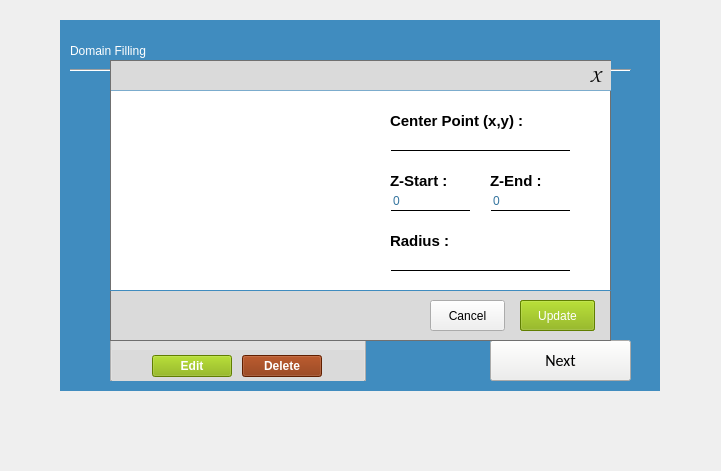
  <widget class="QWidget" name="Sixth_widget" native="true">
   <property name="geometry">
    <rect>
     <x>260</x>
     <y>130</y>
     <width>721</width>
     <height>471</height>
    </rect>
   </property>
   <widget class="QWidget" name="frame_10" native="true">
    <property name="geometry">
     <rect>
      <x>60</x>
      <y>20</y>
      <width>600</width>
      <height>371</height>
     </rect>
    </property>
    <property name="styleSheet">
     <string notr="true">#frame_10{
border: none;
background-color: rgb(64, 140, 191);

}</string>
    </property>
    <widget class="QLabel" name="label_37">
     <property name="geometry">
      <rect>
       <x>10</x>
       <y>10</y>
       <width>141</width>
       <height>41</height>
      </rect>
     </property>
     <property name="styleSheet">
      <string notr="true">font: 14pt &quot;Ubuntu&quot;;
color: #fff;</string>
     </property>
     <property name="text">
      <string>Domain Filling</string>
     </property>
    </widget>
    <widget class="Line" name="hrLine3_3">
     <property name="geometry">
      <rect>
       <x>10</x>
       <y>40</y>
       <width>561</width>
       <height>21</height>
      </rect>
     </property>
     <property name="styleSheet">
      <string notr="true">color: rgb(186, 189, 182);
</string>
     </property>
     <property name="orientation">
      <enum>Qt::Horizontal</enum>
     </property>
    </widget>
    <widget class="QComboBox" name="pDropdown_3">
     <property name="geometry">
      <rect>
       <x>410</x>
       <y>150</y>
       <width>141</width>
       <height>31</height>
      </rect>
     </property>
     <property name="font">
      <font>
       <family>Ubuntu</family>
       <pointsize>12</pointsize>
       <weight>50</weight>
       <italic>false</italic>
       <bold>false</bold>
      </font>
     </property>
     <property name="focusPolicy">
      <enum>Qt::WheelFocus</enum>
     </property>
     <property name="styleSheet">
      <string notr="true">font: 12pt &quot;Ubuntu&quot;;
background-color: rgb(238, 238, 236);
color : black;</string>
     </property>
     <property name="maxVisibleItems">
      <number>20</number>
     </property>
     <property name="minimumContentsLength">
      <number>1</number>
     </property>
     <property name="placeholderText">
      <string/>
     </property>
    </widget>
    <widget class="QLabel" name="label_38">
     <property name="geometry">
      <rect>
       <x>330</x>
       <y>100</y>
       <width>81</width>
       <height>31</height>
      </rect>
     </property>
     <property name="font">
      <font>
       <family>Ubuntu</family>
       <pointsize>11</pointsize>
       <weight>75</weight>
       <italic>false</italic>
       <bold>true</bold>
      </font>
     </property>
     <property name="styleSheet">
      <string notr="true">color : #fff;</string>
     </property>
     <property name="text">
      <string>SHAPE   :</string>
     </property>
    </widget>
    <widget class="QComboBox" name="shape">
     <property name="geometry">
      <rect>
       <x>410</x>
       <y>100</y>
       <width>141</width>
       <height>31</height>
      </rect>
     </property>
     <property name="font">
      <font>
       <family>Ubuntu</family>
       <pointsize>11</pointsize>
       <weight>50</weight>
       <italic>false</italic>
       <bold>false</bold>
      </font>
     </property>
     <property name="styleSheet">
      <string notr="true">color: black;
background-color: rgb(238, 238, 236);</string>
     </property>
     <item>
      <property name="text">
       <string>Cube</string>
      </property>
     </item>
     <item>
      <property name="text">
       <string>Cylinder</string>
      </property>
     </item>
     <item>
      <property name="text">
       <string>Ellipse</string>
      </property>
     </item>
     <item>
      <property name="text">
       <string>Sphere</string>
      </property>
     </item>
    </widget>
    <widget class="QLabel" name="label_39">
     <property name="geometry">
      <rect>
       <x>330</x>
       <y>150</y>
       <width>81</width>
       <height>31</height>
      </rect>
     </property>
     <property name="font">
      <font>
       <family>Ubuntu</family>
       <pointsize>11</pointsize>
       <weight>75</weight>
       <italic>false</italic>
       <bold>true</bold>
      </font>
     </property>
     <property name="styleSheet">
      <string notr="true">color : #fff;</string>
     </property>
     <property name="text">
      <string>PHASE   :</string>
     </property>
    </widget>
    <widget class="QPushButton" name="addShape">
     <property name="geometry">
      <rect>
       <x>360</x>
       <y>210</y>
       <width>161</width>
       <height>31</height>
      </rect>
     </property>
     <property name="font">
      <font>
       <family>Ubuntu</family>
       <pointsize>10</pointsize>
       <weight>50</weight>
       <italic>false</italic>
       <bold>false</bold>
      </font>
     </property>
     <property name="styleSheet">
      <string notr="true">background-color: rgb(225, 225, 225);</string>
     </property>
     <property name="text">
      <string/>
     </property>
    </widget>
    <widget class="QListWidget" name="ShapeList">
     <property name="geometry">
      <rect>
       <x>50</x>
       <y>70</y>
       <width>256</width>
       <height>291</height>
      </rect>
     </property>
     <property name="font">
      <font>
       <family>Ubuntu</family>
       <pointsize>11</pointsize>
       <italic>false</italic>
      </font>
     </property>
     <property name="styleSheet">
      <string notr="true">background-color: rgb(225, 225, 225);</string>
     </property>
    </widget>
    <widget class="QWidget" name="widget_2" native="true">
     <property name="geometry">
      <rect>
       <x>52</x>
       <y>330</y>
       <width>252</width>
       <height>31</height>
      </rect>
     </property>
     <property name="styleSheet">
      <string notr="true">background-color:rgb(218, 218, 218)</string>
     </property>
     <widget class="QPushButton" name="shapeedit">
      <property name="geometry">
       <rect>
        <x>40</x>
        <y>5</y>
        <width>80</width>
        <height>22</height>
       </rect>
      </property>
      <property name="font">
       <font>
        <family>Ubuntu</family>
        <pointsize>9</pointsize>
        <weight>75</weight>
        <italic>false</italic>
        <bold>true</bold>
       </font>
      </property>
      <property name="cursor">
       <cursorShape>PointingHandCursor</cursorShape>
      </property>
      <property name="styleSheet">
       <string notr="true">background-color: rgb(134, 177, 1);
color: rgb(255, 255, 255);</string>
      </property>
      <property name="text">
       <string>Edit</string>
      </property>
     </widget>
     <widget class="QPushButton" name="shapedelete">
      <property name="geometry">
       <rect>
        <x>130</x>
        <y>5</y>
        <width>80</width>
        <height>22</height>
       </rect>
      </property>
      <property name="font">
       <font>
        <family>Ubuntu</family>
        <pointsize>9</pointsize>
        <weight>75</weight>
        <italic>false</italic>
        <bold>true</bold>
       </font>
      </property>
      <property name="cursor">
       <cursorShape>PointingHandCursor</cursorShape>
      </property>
      <property name="styleSheet">
       <string notr="true">background-color: rgb(135, 44, 0);
color: rgb(255, 255, 255);</string>
      </property>
      <property name="text">
       <string>Delete</string>
      </property>
     </widget>
    </widget>
    <widget class="QWidget" name="shapeframe" native="true">
     <property name="geometry">
      <rect>
       <x>50</x>
       <y>40</y>
       <width>501</width>
       <height>281</height>
      </rect>
     </property>
     <property name="font">
      <font>
       <weight>50</weight>
       <italic>false</italic>
       <bold>false</bold>
      </font>
     </property>
     <property name="styleSheet">
      <string notr="true">#shapeframe{
background-color: rgb(255, 255, 255);
border : 1px solid rgb(112, 112, 112);
}</string>
     </property>
     <widget class="QWidget" name="widget_3" native="true">
      <property name="geometry">
       <rect>
        <x>0</x>
        <y>230</y>
        <width>501</width>
        <height>51</height>
       </rect>
      </property>
      <property name="styleSheet">
       <string notr="true">#widget_3{
background-color: rgb(218, 218, 218);
border : 1px solid rgb(112, 112, 112);
border-top-color: rgb(64, 140, 191);
}</string>
      </property>
      <widget class="QPushButton" name="shapeSave">
       <property name="geometry">
        <rect>
         <x>410</x>
         <y>10</y>
         <width>75</width>
         <height>31</height>
        </rect>
       </property>
       <property name="styleSheet">
        <string notr="true">color: rgb(255, 255, 255);
background-color: rgb(134, 177, 1);</string>
       </property>
       <property name="text">
        <string>Save</string>
       </property>
      </widget>
      <widget class="QPushButton" name="shapeCancel">
       <property name="geometry">
        <rect>
         <x>320</x>
         <y>10</y>
         <width>75</width>
         <height>31</height>
        </rect>
       </property>
       <property name="styleSheet">
        <string notr="true">background-color: rgb(240, 240, 240);</string>
       </property>
       <property name="text">
        <string>Cancel</string>
       </property>
      </widget>
      <widget class="QLabel" name="shapeframe_error">
       <property name="geometry">
        <rect>
         <x>20</x>
         <y>15</y>
         <width>291</width>
         <height>21</height>
        </rect>
       </property>
       <property name="font">
        <font>
         <family>Ubuntu</family>
         <pointsize>10</pointsize>
        </font>
       </property>
       <property name="text">
        <string/>
       </property>
      </widget>
      <widget class="QPushButton" name="shapeUpdate">
       <property name="geometry">
        <rect>
         <x>410</x>
         <y>10</y>
         <width>75</width>
         <height>31</height>
        </rect>
       </property>
       <property name="styleSheet">
        <string notr="true">color: rgb(255, 255, 255);
background-color: rgb(134, 177, 1);</string>
       </property>
       <property name="text">
        <string>Update</string>
       </property>
      </widget>
     </widget>
     <widget class="QWidget" name="widget_4" native="true">
      <property name="geometry">
       <rect>
        <x>0</x>
        <y>0</y>
        <width>521</width>
        <height>31</height>
       </rect>
      </property>
      <property name="styleSheet">
       <string notr="true">#widget_4{
background-color: rgb(218, 218, 218);
border : 1px solid rgb(112, 112, 112);
border-bottom-color: rgb(124, 172, 205);
}</string>
      </property>
      <widget class="QPushButton" name="shapeframeclose">
       <property name="geometry">
        <rect>
         <x>470</x>
         <y>0</y>
         <width>31</width>
         <height>31</height>
        </rect>
       </property>
       <property name="font">
        <font>
         <family>Comic Sans MS</family>
         <pointsize>14</pointsize>
         <weight>50</weight>
         <bold>false</bold>
        </font>
       </property>
       <property name="styleSheet">
        <string notr="true">#shapeframeclose{
background-color: none;
border:none;
color: rgb(0, 0, 0);
}

#shapeframeclose::hover{
color: rgb(255, 255, 255);
background-color: rgb(135, 44, 0);
}</string>
       </property>
       <property name="text">
        <string>X</string>
       </property>
      </widget>
      <widget class="QLabel" name="shapeFrameTitle">
       <property name="geometry">
        <rect>
         <x>20</x>
         <y>5</y>
         <width>271</width>
         <height>21</height>
        </rect>
       </property>
       <property name="font">
        <font>
         <family>Ubuntu</family>
         <pointsize>11</pointsize>
         <weight>50</weight>
         <bold>false</bold>
        </font>
       </property>
       <property name="text">
        <string/>
       </property>
      </widget>
     </widget>
     <widget class="QWidget" name="fillCUBE" native="true">
      <property name="geometry">
       <rect>
        <x>9</x>
        <y>39</y>
        <width>481</width>
        <height>181</height>
       </rect>
      </property>
      <property name="styleSheet">
       <string notr="true">background-color: rgb(255, 255, 255);</string>
      </property>
      <widget class="QLabel" name="label_26">
       <property name="geometry">
        <rect>
         <x>270</x>
         <y>20</y>
         <width>141</width>
         <height>21</height>
        </rect>
       </property>
       <property name="font">
        <font>
         <family>Ubuntu</family>
         <pointsize>11</pointsize>
         <weight>75</weight>
         <bold>true</bold>
        </font>
       </property>
       <property name="text">
        <string>Start Point (x,y,z) :</string>
       </property>
      </widget>
      <widget class="QLineEdit" name="cube_start">
       <property name="geometry">
        <rect>
         <x>270</x>
         <y>50</y>
         <width>181</width>
         <height>21</height>
        </rect>
       </property>
       <property name="font">
        <font>
         <family>Ubuntu</family>
         <pointsize>9</pointsize>
        </font>
       </property>
       <property name="styleSheet">
        <string notr="true">border : 1px solid #ffffff;
color: rgb(53, 117, 159);
border-bottom-color: rgb(0, 0, 0);</string>
       </property>
      </widget>
      <widget class="QLabel" name="label_40">
       <property name="geometry">
        <rect>
         <x>270</x>
         <y>100</y>
         <width>141</width>
         <height>21</height>
        </rect>
       </property>
       <property name="font">
        <font>
         <family>Ubuntu</family>
         <pointsize>11</pointsize>
         <weight>75</weight>
         <bold>true</bold>
        </font>
       </property>
       <property name="text">
        <string>End Point (x,y,z) :</string>
       </property>
      </widget>
      <widget class="QLineEdit" name="cube_end">
       <property name="geometry">
        <rect>
         <x>270</x>
         <y>130</y>
         <width>181</width>
         <height>21</height>
        </rect>
       </property>
       <property name="font">
        <font>
         <family>Ubuntu</family>
         <pointsize>9</pointsize>
        </font>
       </property>
       <property name="styleSheet">
        <string notr="true">border : 1px solid #ffffff;
color: rgb(53, 117, 159);
border-bottom-color: rgb(0, 0, 0);</string>
       </property>
      </widget>
      <widget class="QLabel" name="cubeIcon">
       <property name="geometry">
        <rect>
         <x>40</x>
         <y>0</y>
         <width>201</width>
         <height>181</height>
        </rect>
       </property>
       <property name="text">
        <string/>
       </property>
      </widget>
     </widget>
     <widget class="QWidget" name="fillCYLINDER" native="true">
      <property name="geometry">
       <rect>
        <x>10</x>
        <y>40</y>
        <width>481</width>
        <height>181</height>
       </rect>
      </property>
      <property name="styleSheet">
       <string notr="true">background-color: rgb(255, 255, 255);</string>
      </property>
      <widget class="QLabel" name="label_45">
       <property name="geometry">
        <rect>
         <x>270</x>
         <y>10</y>
         <width>141</width>
         <height>21</height>
        </rect>
       </property>
       <property name="font">
        <font>
         <family>Ubuntu</family>
         <pointsize>11</pointsize>
         <weight>75</weight>
         <bold>true</bold>
        </font>
       </property>
       <property name="text">
        <string>Center Point (x,y) :</string>
       </property>
      </widget>
      <widget class="QLineEdit" name="cylinder_center">
       <property name="geometry">
        <rect>
         <x>270</x>
         <y>30</y>
         <width>181</width>
         <height>21</height>
        </rect>
       </property>
       <property name="font">
        <font>
         <family>Ubuntu</family>
         <pointsize>9</pointsize>
        </font>
       </property>
       <property name="styleSheet">
        <string notr="true">border : 1px solid #ffffff;
color: rgb(53, 117, 159);
border-bottom-color: rgb(0, 0, 0);</string>
       </property>
      </widget>
      <widget class="QLabel" name="label_46">
       <property name="geometry">
        <rect>
         <x>270</x>
         <y>130</y>
         <width>141</width>
         <height>21</height>
        </rect>
       </property>
       <property name="font">
        <font>
         <family>Ubuntu</family>
         <pointsize>11</pointsize>
         <weight>75</weight>
         <bold>true</bold>
        </font>
       </property>
       <property name="text">
        <string>Radius :</string>
       </property>
      </widget>
      <widget class="QLineEdit" name="cylinder_radius">
       <property name="geometry">
        <rect>
         <x>270</x>
         <y>150</y>
         <width>181</width>
         <height>21</height>
        </rect>
       </property>
       <property name="font">
        <font>
         <family>Ubuntu</family>
         <pointsize>9</pointsize>
        </font>
       </property>
       <property name="styleSheet">
        <string notr="true">border : 1px solid #ffffff;
color: rgb(53, 117, 159);
border-bottom-color: rgb(0, 0, 0);</string>
       </property>
      </widget>
      <widget class="QLabel" name="label_47">
       <property name="geometry">
        <rect>
         <x>270</x>
         <y>70</y>
         <width>81</width>
         <height>21</height>
        </rect>
       </property>
       <property name="font">
        <font>
         <family>Ubuntu</family>
         <pointsize>11</pointsize>
         <weight>75</weight>
         <bold>true</bold>
        </font>
       </property>
       <property name="text">
        <string>Z-Start :</string>
       </property>
      </widget>
      <widget class="QLineEdit" name="cylinder_zstart">
       <property name="geometry">
        <rect>
         <x>270</x>
         <y>90</y>
         <width>81</width>
         <height>21</height>
        </rect>
       </property>
       <property name="font">
        <font>
         <family>Ubuntu</family>
         <pointsize>9</pointsize>
        </font>
       </property>
       <property name="styleSheet">
        <string notr="true">border : 1px solid #ffffff;
color: rgb(53, 117, 159);
border-bottom-color: rgb(0, 0, 0);</string>
       </property>
       <property name="text">
        <string>0</string>
       </property>
      </widget>
      <widget class="QLineEdit" name="cylinder_zend">
       <property name="geometry">
        <rect>
         <x>370</x>
         <y>90</y>
         <width>81</width>
         <height>21</height>
        </rect>
       </property>
       <property name="font">
        <font>
         <family>Ubuntu</family>
         <pointsize>9</pointsize>
        </font>
       </property>
       <property name="styleSheet">
        <string notr="true">border : 1px solid #ffffff;
color: rgb(53, 117, 159);
border-bottom-color: rgb(0, 0, 0);</string>
       </property>
       <property name="text">
        <string>0</string>
       </property>
      </widget>
      <widget class="QLabel" name="label_48">
       <property name="geometry">
        <rect>
         <x>370</x>
         <y>70</y>
         <width>81</width>
         <height>21</height>
        </rect>
       </property>
       <property name="font">
        <font>
         <family>Ubuntu</family>
         <pointsize>11</pointsize>
         <weight>75</weight>
         <bold>true</bold>
        </font>
       </property>
       <property name="text">
        <string>Z-End :</string>
       </property>
      </widget>
      <widget class="QLabel" name="cylinderIcon">
       <property name="geometry">
        <rect>
         <x>10</x>
         <y>0</y>
         <width>251</width>
         <height>181</height>
        </rect>
       </property>
       <property name="text">
        <string/>
       </property>
      </widget>
     </widget>
     <widget class="QWidget" name="fillELLIPSE" native="true">
      <property name="geometry">
       <rect>
        <x>10</x>
        <y>40</y>
        <width>481</width>
        <height>181</height>
       </rect>
      </property>
      <property name="styleSheet">
       <string notr="true">background-color: rgb(255, 255, 255);</string>
      </property>
      <widget class="QLabel" name="label_49">
       <property name="geometry">
        <rect>
         <x>270</x>
         <y>10</y>
         <width>141</width>
         <height>21</height>
        </rect>
       </property>
       <property name="font">
        <font>
         <family>Ubuntu</family>
         <pointsize>11</pointsize>
         <weight>75</weight>
         <bold>true</bold>
        </font>
       </property>
       <property name="text">
        <string>Center Point (x,y) :</string>
       </property>
      </widget>
      <widget class="QLineEdit" name="ellipse_center">
       <property name="geometry">
        <rect>
         <x>270</x>
         <y>30</y>
         <width>191</width>
         <height>21</height>
        </rect>
       </property>
       <property name="font">
        <font>
         <family>Ubuntu</family>
         <pointsize>9</pointsize>
        </font>
       </property>
       <property name="styleSheet">
        <string notr="true">border : 1px solid #ffffff;
color: rgb(53, 117, 159);
border-bottom-color: rgb(0, 0, 0);</string>
       </property>
      </widget>
      <widget class="QLabel" name="label_50">
       <property name="geometry">
        <rect>
         <x>270</x>
         <y>130</y>
         <width>191</width>
         <height>21</height>
        </rect>
       </property>
       <property name="font">
        <font>
         <family>Ubuntu</family>
         <pointsize>11</pointsize>
         <weight>75</weight>
         <bold>true</bold>
        </font>
       </property>
       <property name="text">
        <string>Rotation Angle Degree :</string>
       </property>
      </widget>
      <widget class="QLineEdit" name="ellipse_rotation">
       <property name="geometry">
        <rect>
         <x>270</x>
         <y>150</y>
         <width>191</width>
         <height>21</height>
        </rect>
       </property>
       <property name="font">
        <font>
         <family>Ubuntu</family>
         <pointsize>9</pointsize>
        </font>
       </property>
       <property name="styleSheet">
        <string notr="true">border : 1px solid #ffffff;
color: rgb(53, 117, 159);
border-bottom-color: rgb(0, 0, 0);</string>
       </property>
      </widget>
      <widget class="QLabel" name="label_51">
       <property name="geometry">
        <rect>
         <x>270</x>
         <y>70</y>
         <width>91</width>
         <height>21</height>
        </rect>
       </property>
       <property name="font">
        <font>
         <family>Ubuntu</family>
         <pointsize>11</pointsize>
         <weight>75</weight>
         <bold>true</bold>
        </font>
       </property>
       <property name="text">
        <string>Major Axis :</string>
       </property>
      </widget>
      <widget class="QLineEdit" name="ellipse_majorAxis">
       <property name="geometry">
        <rect>
         <x>270</x>
         <y>90</y>
         <width>81</width>
         <height>21</height>
        </rect>
       </property>
       <property name="font">
        <font>
         <family>Ubuntu</family>
         <pointsize>9</pointsize>
        </font>
       </property>
       <property name="styleSheet">
        <string notr="true">border : 1px solid #ffffff;
color: rgb(53, 117, 159);
border-bottom-color: rgb(0, 0, 0);</string>
       </property>
      </widget>
      <widget class="QLineEdit" name="ellipse_eccentric">
       <property name="geometry">
        <rect>
         <x>370</x>
         <y>90</y>
         <width>91</width>
         <height>21</height>
        </rect>
       </property>
       <property name="font">
        <font>
         <family>Ubuntu</family>
         <pointsize>9</pointsize>
        </font>
       </property>
       <property name="styleSheet">
        <string notr="true">border : 1px solid #ffffff;
color: rgb(53, 117, 159);
border-bottom-color: rgb(0, 0, 0);</string>
       </property>
      </widget>
      <widget class="QLabel" name="label_52">
       <property name="geometry">
        <rect>
         <x>370</x>
         <y>70</y>
         <width>111</width>
         <height>21</height>
        </rect>
       </property>
       <property name="font">
        <font>
         <family>Ubuntu</family>
         <pointsize>11</pointsize>
         <weight>75</weight>
         <bold>true</bold>
        </font>
       </property>
       <property name="text">
        <string>Eccentricity :</string>
       </property>
      </widget>
      <widget class="QLabel" name="ellipseIcon">
       <property name="geometry">
        <rect>
         <x>0</x>
         <y>0</y>
         <width>251</width>
         <height>181</height>
        </rect>
       </property>
       <property name="text">
        <string/>
       </property>
      </widget>
      <zorder>label_49</zorder>
      <zorder>ellipse_center</zorder>
      <zorder>label_50</zorder>
      <zorder>ellipse_rotation</zorder>
      <zorder>ellipse_majorAxis</zorder>
      <zorder>ellipse_eccentric</zorder>
      <zorder>label_52</zorder>
      <zorder>label_51</zorder>
      <zorder>ellipseIcon</zorder>
     </widget>
     <widget class="QWidget" name="fillSPHERE" native="true">
      <property name="geometry">
       <rect>
        <x>10</x>
        <y>40</y>
        <width>481</width>
        <height>181</height>
       </rect>
      </property>
      <property name="styleSheet">
       <string notr="true">background-color: rgb(255, 255, 255);</string>
      </property>
      <widget class="QLabel" name="label_53">
       <property name="geometry">
        <rect>
         <x>270</x>
         <y>40</y>
         <width>161</width>
         <height>21</height>
        </rect>
       </property>
       <property name="font">
        <font>
         <family>Ubuntu</family>
         <pointsize>11</pointsize>
         <weight>75</weight>
         <bold>true</bold>
        </font>
       </property>
       <property name="text">
        <string>Center Point (x,y,z) :</string>
       </property>
      </widget>
      <widget class="QLineEdit" name="sphere_center">
       <property name="geometry">
        <rect>
         <x>270</x>
         <y>60</y>
         <width>191</width>
         <height>21</height>
        </rect>
       </property>
       <property name="font">
        <font>
         <family>Ubuntu</family>
         <pointsize>9</pointsize>
        </font>
       </property>
       <property name="styleSheet">
        <string notr="true">border : 1px solid #ffffff;
color: rgb(53, 117, 159);
border-bottom-color: rgb(0, 0, 0);</string>
       </property>
       <property name="text">
        <string/>
       </property>
      </widget>
      <widget class="QLabel" name="label_54">
       <property name="geometry">
        <rect>
         <x>270</x>
         <y>110</y>
         <width>191</width>
         <height>21</height>
        </rect>
       </property>
       <property name="font">
        <font>
         <family>Ubuntu</family>
         <pointsize>11</pointsize>
         <weight>75</weight>
         <bold>true</bold>
        </font>
       </property>
       <property name="text">
        <string>Radius :</string>
       </property>
      </widget>
      <widget class="QLineEdit" name="sphere_radius">
       <property name="geometry">
        <rect>
         <x>270</x>
         <y>130</y>
         <width>191</width>
         <height>21</height>
        </rect>
       </property>
       <property name="font">
        <font>
         <family>Ubuntu</family>
         <pointsize>9</pointsize>
        </font>
       </property>
       <property name="styleSheet">
        <string notr="true">border : 1px solid #ffffff;
color: rgb(53, 117, 159);
border-bottom-color: rgb(0, 0, 0);</string>
       </property>
      </widget>
      <widget class="QLabel" name="sphereIcon">
       <property name="geometry">
        <rect>
         <x>10</x>
         <y>0</y>
         <width>221</width>
         <height>181</height>
        </rect>
       </property>
       <property name="text">
        <string/>
       </property>
      </widget>
     </widget>
     <zorder>widget_4</zorder>
     <zorder>fillSPHERE</zorder>
     <zorder>fillCUBE</zorder>
     <zorder>fillELLIPSE</zorder>
     <zorder>fillCYLINDER</zorder>
     <zorder>widget_3</zorder>
    </widget>
    <widget class="QPushButton" name="next6">
     <property name="geometry">
      <rect>
       <x>430</x>
       <y>320</y>
       <width>141</width>
       <height>41</height>
      </rect>
     </property>
     <property name="font">
      <font>
       <family>Calibri</family>
       <pointsize>12</pointsize>
       <italic>false</italic>
      </font>
     </property>
     <property name="styleSheet">
      <string notr="true">background-color: rgb(238, 238, 236);</string>
     </property>
     <property name="text">
      <string>Next</string>
     </property>
    </widget>
    <widget class="QLabel" name="error10">
     <property name="geometry">
      <rect>
       <x>340</x>
       <y>290</y>
       <width>241</width>
       <height>31</height>
      </rect>
     </property>
     <property name="font">
      <font>
       <family>Ubuntu</family>
       <pointsize>10</pointsize>
       <italic>false</italic>
      </font>
     </property>
     <property name="text">
      <string/>
     </property>
    </widget>
    <widget class="QPushButton" name="addShapeFile">
     <property name="geometry">
      <rect>
       <x>360</x>
       <y>250</y>
       <width>161</width>
       <height>31</height>
      </rect>
     </property>
     <property name="font">
      <font>
       <family>Ubuntu</family>
       <pointsize>11</pointsize>
       <weight>50</weight>
       <italic>false</italic>
       <bold>false</bold>
      </font>
     </property>
     <property name="styleSheet">
      <string notr="true">background-color: rgb(225, 225, 225);</string>
     </property>
     <property name="text">
      <string>Import shape</string>
     </property>
    </widget>
    <zorder>label_37</zorder>
    <zorder>hrLine3_3</zorder>
    <zorder>pDropdown_3</zorder>
    <zorder>label_38</zorder>
    <zorder>shape</zorder>
    <zorder>label_39</zorder>
    <zorder>addShape</zorder>
    <zorder>ShapeList</zorder>
    <zorder>widget_2</zorder>
    <zorder>next6</zorder>
    <zorder>error10</zorder>
    <zorder>addShapeFile</zorder>
    <zorder>shapeframe</zorder>
   </widget>
  </widget>
